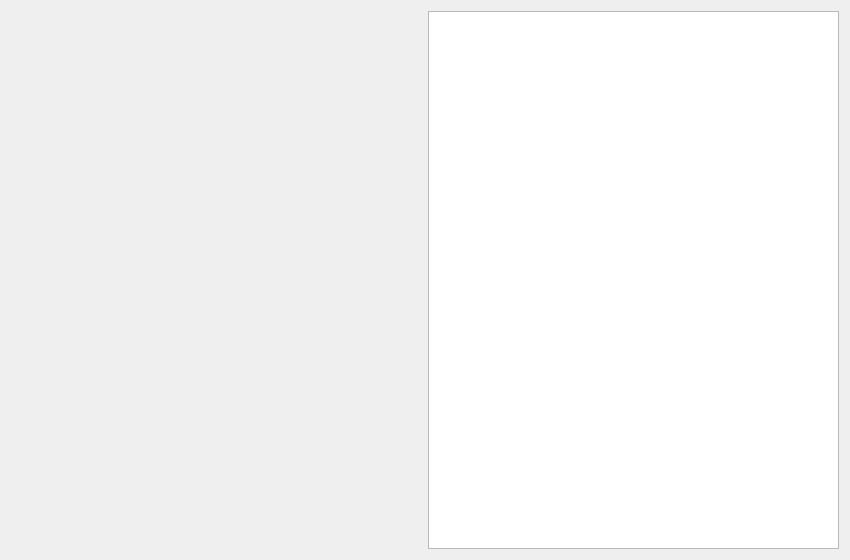
<?xml version="1.0" encoding="UTF-8"?>
<ui version="4.0">
 <class>Widget</class>
 <widget class="QWidget" name="Widget">
  <property name="geometry">
   <rect>
    <x>0</x>
    <y>0</y>
    <width>850</width>
    <height>560</height>
   </rect>
  </property>
  <property name="windowTitle">
   <string>Widget</string>
  </property>
  <layout class="QGridLayout" name="gridLayout">
   <item row="0" column="0">
    <widget class="CustomPlot" name="plot" native="true">
     <property name="sizePolicy">
      <sizepolicy hsizetype="Expanding" vsizetype="Expanding">
       <horstretch>0</horstretch>
       <verstretch>0</verstretch>
      </sizepolicy>
     </property>
    </widget>
   </item>
   <item row="0" column="1">
    <widget class="QTableView" name="tableView"/>
   </item>
  </layout>
 </widget>
 <layoutdefault spacing="6" margin="11"/>
 <customwidgets>
  <customwidget>
   <class>CustomPlot</class>
   <extends>QWidget</extends>
   <header>customplot.h</header>
   <container>1</container>
  </customwidget>
 </customwidgets>
 <resources/>
 <connections/>
</ui>
